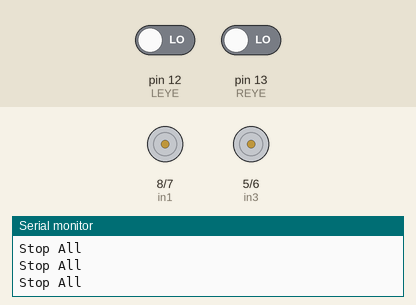
Simulated run of this sketch. Board: Arduino Uno, built with avr-gcc and run on an emulated ATmega328P. Shown: motor-driver pin pairs drawn as motors (green arrow = first pin HIGH = forward, orange = second pin HIGH = backward, longer = more drive, scaled by the enable pin), the last lines printed to the serial monitor. Inputs (shaded band) come from the test bench; at power-on: pin 12 (LEYE) LOW, pin 13 (REYE) LOW.

Above: at 1.5 s.
1.6 s: pin 12 (LEYE) driven HIGH
At 2.3 s:
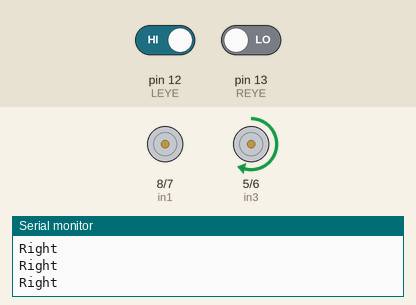
3.2 s: pin 13 (REYE) driven HIGH
At 4.4 s:
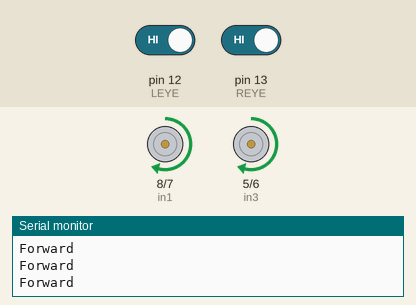
4.7 s: pin 12 (LEYE) driven LOW
At 5.9 s:
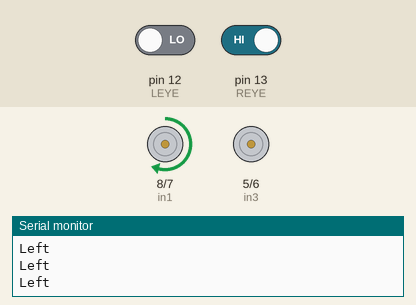
6.2 s: pin 13 (REYE) driven LOW
At 7.9 s:
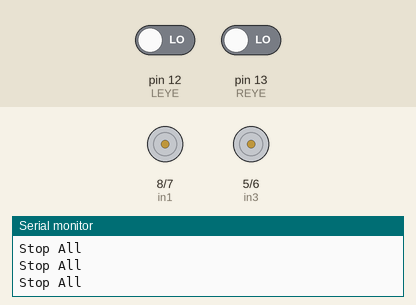
Timing chart, 0 to 9.0 s (numbered marks = the images above; inputs shaded):
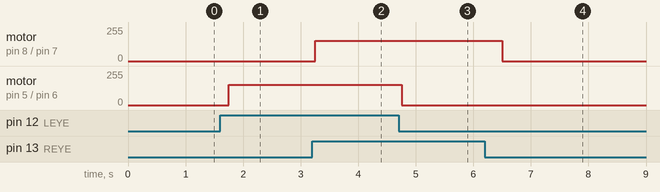

The sketch:

DC_Motors.ino
```cpp
// IR PINS
const int REYE = 13;
const int LEYE = 12;

// DC MOTORS
// Motor A connections
const int enA = 11;
const int in1 = 8;
const int in2 = 7;

// Motor B connections
const int enB = 10;
const int in3 = 5;
const int in4 = 6;

// Set the speed (0 = off and 255 = max speed)
const int motorSpeed = 255*0.6;


void setup() {
  Serial.begin(9600);
  pinMode( LEYE, INPUT );
  pinMode( REYE, INPUT );

  // Motor control pins are outputs
  pinMode(enA, OUTPUT);
  pinMode(enB, OUTPUT);
  pinMode(in1, OUTPUT);
  pinMode(in2, OUTPUT);
  pinMode(in3, OUTPUT);
  pinMode(in4, OUTPUT);

  // Turn off motors - Initial state
  digitalWrite(in1, LOW);
  digitalWrite(in2, LOW);
  digitalWrite(in3, LOW);
  digitalWrite(in4, LOW);

  // Set the motor speed
  analogWrite(enA, motorSpeed);
  analogWrite(enB, motorSpeed);

}

void loop() {

  bool all_clearL = digitalRead( LEYE );
  bool all_clearR = digitalRead( REYE );

  Check(all_clearL,all_clearR);
  delay(100);

}

// Motors functions
void go_forward() {
  Serial.println("Forward"); //In1 High, In3 High
  digitalWrite(in1, HIGH);
  digitalWrite(in2, LOW);
  digitalWrite(in3, HIGH);
  digitalWrite(in4, LOW);
}
void go_backwards() {
  Serial.println("Backward"); //In2 High, In4 High
  digitalWrite(in1, LOW);
  digitalWrite(in2, HIGH);
  digitalWrite(in3, LOW);
  digitalWrite(in4, HIGH);
}
void go_right() {
  Serial.println("Right"); //In2 Low??
  digitalWrite(in1, LOW);
  digitalWrite(in2, LOW);
  digitalWrite(in3, HIGH);
  digitalWrite(in4, LOW);
  //analogWrite(enB, motorSpeed/3);
}
void go_left() {
  Serial.println("Left"); //In2 Low??
  digitalWrite(in1, HIGH);
  digitalWrite(in2, LOW);
  digitalWrite(in3, LOW);
  digitalWrite(in4, LOW);
  //analogWrite(enA, motorSpeed/2);
}
void stop_all() {
  Serial.println("Stop All");
  digitalWrite(in1, LOW);
  digitalWrite(in2, LOW);
  digitalWrite(in3, LOW);
  digitalWrite(in4, LOW);
}

// all_clear = black
// !all_clear = white

void Check(bool all_clearL,bool all_clearR){
  if( all_clearL && all_clearR ){
  go_forward();
  }
  if(all_clearL && !all_clearR){
    go_right();
  }
  if(!all_clearL && all_clearR){
    go_left();
  }
  if(!all_clearL && !all_clearR ){
//dealy added for intersections
  delay(250);
  stop_all();
  }
}
```

Measured:
- after the input at 1.6 s, motor on pin 5 (in3) / pin 6 (in4): stopped → forward 153/255 after 0.15 s
- after the input at 3.2 s, motor on pin 8 (in1) / pin 7 (in2): stopped → forward 153/255 after 0.05 s
- after the input at 4.7 s, motor on pin 5 (in3) / pin 6 (in4): forward 153/255 → stopped after 0.05 s
- after the input at 6.2 s, motor on pin 8 (in1) / pin 7 (in2): forward 153/255 → stopped after 0.31 s
